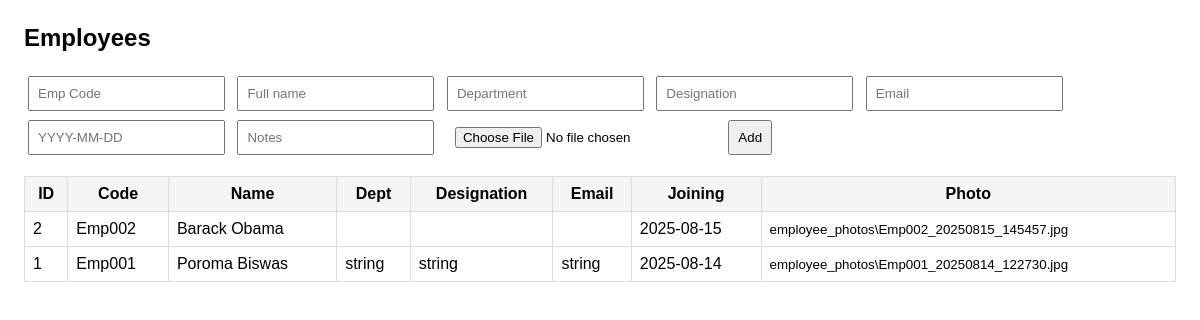
/admin/employees, run on the app's committed database.
### app/db/models.py (models this page shows)
class Employee(Base):
    __tablename__ = "employees"
    id = Column(Integer, primary_key=True, index=True)
    emp_code = Column(String, unique=True, nullable=False, index=True)
    full_name = Column(String, nullable=False)
    department = Column(String, nullable=True)
    designation = Column(String, nullable=True)
    phone = Column(String, nullable=True)
    email = Column(String, nullable=True)
    joining_date = Column(Date, nullable=True)
    notes = Column(String, nullable=True)
    photo_path = Column(String, nullable=True)
    created_at = Column(DateTime, default=datetime.utcnow)

### app/admin/routes.py (the view)
@router.get("/employees", response_class=HTMLResponse)
def employees_list(request: Request, db: Session = Depends(get_db)):
    employees = db.query(Employee).order_by(Employee.id.desc()).all()
    return templates.TemplateResponse(
        "employees.html",
        {"request": request, "employees": employees}
    )

### app/admin/templates/employees.html (shortened to what this page needs)
<!doctype html>
<html>
<head>
</head>
<body>
  <h2>Employees</h2>
  <form action="/admin/employees/new" method="post" enctype="multipart/form-data">
    <input name="emp_code" placeholder="Emp Code" required>
    <input name="full_name" placeholder="Full name" required>
    <input name="department" placeholder="Department">
    <input name="designation" placeholder="Designation">
    <input name="email" placeholder="Email">
    <input name="joining_date" placeholder="YYYY-MM-DD">
    <input name="notes" placeholder="Notes">
    <input type="file" name="photo" accept="image/*">
    <button type="submit">Add</button>
  </form>
  <table>
    <tr>
      <th>ID</th><th>Code</th><th>Name</th><th>Dept</th>
      <th>Designation</th><th>Email</th><th>Joining</th><th>Photo</th>
    </tr>
    {% for e in employees %}
      <tr>
        <td>{{ e.id }}</td>
        <td>{{ e.emp_code }}</td>
        <td>{{ e.full_name }}</td>
        <td>{{ e.department or "" }}</td>
        <td>{{ e.designation or "" }}</td>
        <td>{{ e.email or "" }}</td>
        <td>{{ e.joining_date or "" }}</td>
        <td>{% if e.photo_path %}<small>{{ e.photo_path }}</small>{% endif %}</td>
      </tr>
    {% endfor %}
  </table>
</body>
</html>

### app/admin/templates/employees.html (style rules this page uses)
body { font-family:Arial,Helvetica,sans-serif;margin:24px }
form { margin:12px 0 }
input,button { padding:8px;margin:4px }
table { border-collapse:collapse;width:100%;margin-top:16px }
th,td { border:1px solid #ddd;padding:8px }
th { background:#f5f5f5 }

### data on the page
Employee: id "2", emp_code "Emp002", full_name "Barack Obama", joining_date "2025-08-15", photo_path "employee_photos\\Emp002_20250815_145457.jpg"
Employee: id "1", emp_code "Emp001", full_name "Poroma Biswas", department "string", designation "string", email "string", joining_date "2025-08-14", photo_path "employee_photos\\Emp001_20250814_122730.jpg"
